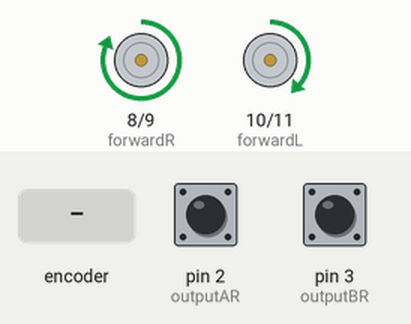
A sketch run on a simulated Arduino Uno, built with avr-gcc and run on an emulated ATmega328P. On the bench: motor-driver pin pairs drawn as motors (green arrow = first pin HIGH = forward, orange = second pin HIGH = backward, longer = more drive). The test bench sets the inputs (shaded band); at power-on: pin 2 (outputAR) HIGH, pin 3 (outputBR) HIGH. What the sketch prints to the serial monitor is not drawn.

Above: at 1.29 s.
1.3 s: rotary encoder on pin 2 (outputAR) / pin 3 (outputBR) turned 3 steps (first pin leading)
At 2.26 s:
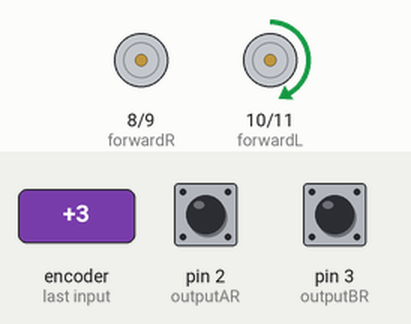
4.9 s: rotary encoder on pin 2 (outputAR) / pin 3 (outputBR) turned 1 step (first pin leading)
At 7.44 s:
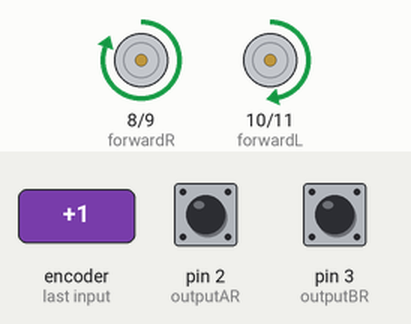
8.1 s: rotary encoder on pin 2 (outputAR) / pin 3 (outputBR) turned 3 steps (first pin leading)
At 14.95 s:
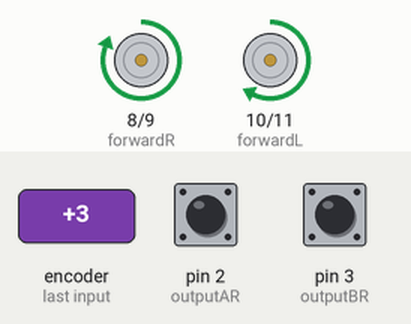
Timing chart, 0 to 26.7 s (numbered marks = the images above; inputs shaded):
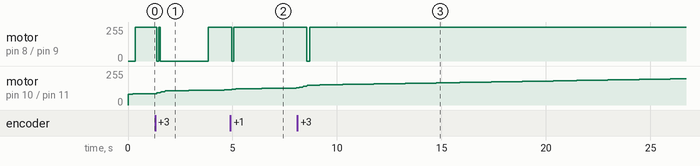

Measured:
- after the input at 1.3 s, motor on pin 8 (forwardR) / pin 9 (backwardR): forward 255/255 → stopped after 0.07 s, → forward 255/255 0.12 s later, → stopped 0.07 s later, → forward 255/255 2.3 s later
- after the input at 4.9 s, motor on pin 8 (forwardR) / pin 9 (backwardR): forward 255/255 → stopped after 0.06 s, → forward 255/255 0.09 s later
- after the input at 8.1 s, motor on pin 8 (forwardR) / pin 9 (backwardR): forward 255/255 → stopped after 0.46 s, → forward 255/255 0.13 s later

The sketch:

ic_PVO_CalVMet3_PR_mmps_echt_ODOM_secondgood_Robolympix_2021.ino
```cpp
#include <SimpleTimer.h>
#include <util/atomic.h>

//Variables temps
volatile double n = 0;
volatile double Te =15/1.0e3;
volatile double t0R=0, t0L=0,t0Rmarche=0,t0Lmarche=0,t0Rarret=0,t0Larret=0,t=0, dtRarret=0, dtLarret=0;
SimpleTimer timer;

//Variables stop
volatile boolean stopR = true, stopL = true;

//Variables encodeurs
#define outputAR 2
#define outputBR 3
#define outputAL 18
#define outputBL 19
volatile double xcmd=0;
volatile double ycmd=0;
volatile double anglecmd=0;
volatile double Oact = 0;
volatile double Oint = 0;
volatile double Rdist = 0;
volatile double Ldist = 0;
volatile double dist = 0;
volatile double dx = 0;
volatile double dy = 0;
volatile double x = 0;
volatile double y = 0;
volatile double Rdisti = 0;
volatile double Ldisti = 0;
volatile double prevRdist = 0;
volatile double prevLdist = 0;
volatile double prevRdisti = 0;
volatile double prevLdisti = 0;
volatile double prevdist = 0;
volatile double distUnitR = (double)PI * 40 / 600;
volatile double distUnitL = (double)PI * 40 / 1024;

//Variables moteurs
#define forwardR 8
#define backwardR 9
#define forwardL 10
#define backwardL 11
volatile double pwmRcmd = 0;
volatile double pwmLcmd = 0;
volatile double pwmOcmd = 0;
volatile double vitesseLact = 0;
volatile double vitesseRact = 0;
volatile double vitesseOact = 0;
volatile double vitesseact = 0;
volatile double vitesseLactFilter = 0;
volatile double vitesseRactFilter = 0;
volatile double prevVRact = 0;
volatile double prevVLact = 0;
volatile double prevRact = 0;
volatile double prevLact = 0;


//Variables erreurs/commandes PIDposition
volatile double Rdistacc = 0;
volatile double Ldistacc = 0;
volatile double Rdistdec = 0;
volatile double Ldistdec = 0;

volatile double Rcmd = 0;
volatile double Lcmd = 0;
volatile double Ocmd = 0;
volatile double cmd = 0;
volatile double Rerror = 0;
volatile double Lerror = 0;
volatile double sommeRerror = 0;
volatile double sommeLerror = 0;
volatile double prevRerror = 0;
volatile double prevLerror = 0;
int nbosciVR = 0;
int nbosciVL = 0;

//Variables erreurs/commandes PIDvitesse
volatile double PIDVR = 0;
volatile double PIDVL = 0;
volatile double vitesseRcmd = 0;
volatile double vitesseLcmd = 0;
volatile double prevvitesseRcmd = 0;
volatile double prevvitesseLcmd = 0;
volatile double vitesseOcmd = 0;
volatile double vitessecmd = 0;
volatile double VRerror = 0;
volatile double VLerror = 0;
volatile double prevVRerror = 0;
volatile double prevVLerror = 0;
volatile double sommeVRerror = 0;
volatile double sommeVLerror = 0;
volatile double dVRerror = 0;
volatile double dVLerror = 0;


//Variables PID orientation
volatile double pwmO = 0 ;
volatile double Oerror = 0;
volatile double prevOerror = 0;
volatile double sommeOerror = 0;
volatile double dOerror = 0;

bool inRange(volatile double val, volatile double minimum, volatile double maximum) {
  return ((minimum <= val) && (val <= maximum));
}
double sign (volatile double val){
  if (val>=0)
    return 1;
  else
    return -1;
}
//Encoder functions
void ISRtrackAR() {
  Rdisti += (digitalRead(outputBR) == LOW) ? distUnitR : -distUnitR;
}
void ISRtrackBR() {
  Rdisti += (digitalRead(outputAR) == LOW) ? -distUnitR : distUnitR;
}

void ISRtrackAL() {
  Ldisti += ((digitalRead(outputBL) == LOW)) ? distUnitL :  -distUnitL;
}

void ISRtrackBL() {
  Ldisti += ((digitalRead(outputAL) == LOW)) ? -distUnitL :  distUnitL;
}

//Motor functions
void motorR(volatile double vR) {
  if (vR > 0) {
    analogWrite(forwardR, vR);
    analogWrite(backwardR, 0);
  }
  else {
    analogWrite(forwardR, 0);
    analogWrite(backwardR, -vR);
  }
}
void motorL(volatile double vL) {
  if (vL > 0) {
    analogWrite(forwardL, vL);
    analogWrite(backwardL, 0);
  }
  else {
    analogWrite(forwardL, 0);
    analogWrite(backwardL, -vL);
  }
}
////////////////////////////////////////////////////////////////////////
// PID Position Parameters

#define kpR 2.1
#define kpL 2 //  5.43

#define kdR 0
#define kdL 0

#define kiR 0
#define kiL 0

//PID vitesse Parameters

#define kpVR 21 //21
#define kpVL 13.75 // 13.75 // 150

#define kdVR 11 //11
#define kdVL 3.2  //3.7

#define kiVR 0.01435 //0.0143  //0.012
#define kiVL 0.00507  //0.005065

//PID orientation Parameters

#define kpO 16   // 3
#define kdO 3.5     // 2.5
#define kiO 0.003

//Marges d'erreurs

#define margePVRerror 0.8
#define margeNVRerror -0.8
#define margePVLerror 0.8
#define margeNVLerror -0.8

#define margePRerror 1.9
#define margeNRerror -1.9
#define margePLerror 1.9
#define margeNLerror -1.9

#define margePOerror 10
#define margeNOerror -10

//Vitesses/Acc max min
#define pwmRcmdmax 200
#define pwmRcmdmin 80
#define pwmLcmdmax 200
#define pwmLcmdmin 80

#define vitesseRcmdmax 6   // mm/s
#define vitesseRcmdmin 6  // mm/s
#define vitesseLcmdmax 6   // mm/s
#define vitesseLcmdmin 6  // mm/s

#define ARcmdmax 3.7    // mm/s²
#define ALcmdmax 3.7    // mm/s²


//////////////////////////////////////////////////////
void PIDvitesseR() {
    vitesseRact = (double) (Rdist - prevRdist); // mm/s
    stopR=!(vitesseRact!=0 && inRange(Rdist,Rdist+margePRerror,Rcmd-margePRerror));
    VRerror=vitesseRcmd-vitesseRact;
    prevRdist=Rdist;
    prevVRerror=VRerror;
     if (!inRange(VRerror,margeNVRerror,margePVRerror) && !inRange(VLerror,margeNVLerror,margePVLerror)){
      sommeVRerror += VRerror;
      prevVRerror = VRerror;
      PIDVR = (double) (kpVR * VRerror) + (kdVR * (VRerror - prevVRerror)) + kiVR * sommeVRerror;
      pwmRcmd = (pwmRcmd<-pwmRcmdmax) ? -pwmRcmdmax : PIDVR;
      pwmRcmd = (pwmRcmd>-pwmRcmdmin && pwmRcmd<0) ? -pwmRcmdmin : PIDVR;
      pwmRcmd = (pwmRcmd>0 && pwmRcmd<pwmRcmdmin) ? pwmRcmdmin : PIDVR;
      pwmRcmd = (pwmRcmd>pwmRcmdmax) ? pwmRcmdmax : PIDVR;
    }
      prevVRact = vitesseRact;
}

void PIDvitesseL() {
    vitesseLact = (double) (Ldist - prevLdist); // mm/s
    stopL=!(vitesseLact!=0 && inRange(Ldist,Ldist+margePLerror,Lcmd-margePLerror));
    prevLdist=Ldist;
    prevVLerror=VLerror;
    VLerror=vitesseLcmd-vitesseLact;
     if (!inRange(VRerror,margeNVRerror,margePVRerror) && !inRange(VLerror,margeNVLerror,margePVLerror)){
      sommeVLerror += (double) VLerror;
      prevVLerror = VLerror;
      PIDVL = (double) (kpVL * VLerror) + (kdVL * (VLerror - prevVLerror)) + kiVL * sommeVLerror;
      pwmLcmd = (pwmLcmd<-pwmLcmdmax) ? -pwmLcmdmax : PIDVL;
      pwmLcmd = (pwmLcmd>-pwmLcmdmin && pwmLcmd<0) ? -pwmLcmdmin : PIDVL;
      pwmLcmd = (pwmLcmd>0 && pwmLcmd<pwmLcmdmin) ? pwmLcmdmin : PIDVL;
      pwmLcmd = (pwmLcmd>pwmLcmdmax) ? pwmLcmdmax : PIDVL;
     }
      prevVLact = vitesseLact;
}

void PIDorientation() {
  Oerror = -Ocmd + Oact;
  sommeOerror += (double) Oerror;
  prevOerror = Oerror;
  pwmOcmd = (double) (kpO * Oerror) + (kdO * (Oerror - prevOerror)) + kiO * sommeOerror;
  if (Ocmd>=0){
    pwmRcmd -= pwmOcmd;
    pwmLcmd += pwmOcmd;
  }
  else{
    pwmRcmd += pwmOcmd;
    pwmLcmd -= pwmOcmd;
  }
    pwmRcmd = (pwmRcmd<-pwmRcmdmax) ? -pwmRcmdmax : pwmRcmd;
    pwmRcmd = (pwmRcmd>-pwmRcmdmin && pwmRcmd<0) ? -pwmRcmdmin : pwmRcmd;
    pwmRcmd = (pwmRcmd>0 && pwmRcmd<pwmRcmdmin) ? pwmRcmdmin : pwmRcmd;
    pwmRcmd = (pwmRcmd>pwmRcmdmax) ? pwmRcmdmax : pwmRcmd;
    pwmLcmd = (pwmLcmd<-pwmLcmdmax) ? -pwmLcmdmax : pwmLcmd;
    pwmLcmd = (pwmLcmd>-pwmLcmdmin && pwmLcmd<0) ? -pwmLcmdmin : pwmLcmd;
    pwmLcmd = (pwmLcmd>0 && pwmLcmd<pwmLcmdmin) ? pwmLcmdmin : pwmLcmd;
    pwmLcmd = (pwmLcmd>pwmLcmdmax) ? pwmLcmdmax : pwmLcmd;
}
bool b=true;
void PIDposition() {
   if (b){
    ATOMIC_BLOCK(ATOMIC_RESTORESTATE) {
      Rdist = Rdisti;
      Ldist = Ldisti;
    }
//PID Position Right
    prevvitesseRcmd=vitesseRcmd;
    prevRerror=Rerror;
    Rerror = Rcmd - Rdist;
    sommeRerror+=Rerror;
    vitesseRcmd=(double) (kpR*Rerror) + (kdR*(Rerror-prevRerror)) + (kiR*sommeRerror);
//Limite vitesseRcmd
    vitesseRcmd = (vitesseRcmd<-vitesseRcmdmax) ? -vitesseRcmdmax : vitesseRcmd;
    vitesseRcmd = (vitesseRcmd>-vitesseRcmdmin && vitesseRcmd<0) ? -vitesseRcmdmin : vitesseRcmd;
    vitesseRcmd = (vitesseRcmd>0 && vitesseRcmd<vitesseRcmdmin) ? vitesseRcmdmin : vitesseRcmd;
    vitesseRcmd = (vitesseRcmd>vitesseRcmdmax) ? vitesseRcmdmax : vitesseRcmd;
//Limite AccelerationR
    vitesseRcmd = (vitesseRcmd-prevvitesseRcmd<-ARcmdmax) ? prevvitesseRcmd-ARcmdmax : vitesseRcmd;
    vitesseRcmd = (vitesseRcmd-prevvitesseRcmd>ARcmdmax) ? prevvitesseRcmd+ARcmdmax : vitesseRcmd;
    PIDvitesseR();
//PID Position Left
    prevvitesseLcmd=vitesseLcmd;
    prevLerror=Lerror;
    Lerror = Lcmd - Ldist;
    sommeLerror+=Rerror;
    vitesseLcmd=(double) (kpL*Lerror) + (kdL*(Lerror-prevLerror)) + (kiL*sommeLerror);
//Limite vitesseLcmd
    vitesseLcmd = (vitesseLcmd<-vitesseLcmdmax) ? -vitesseLcmdmax : vitesseLcmd;
    vitesseLcmd = (vitesseLcmd>-vitesseLcmdmin && vitesseLcmd<0) ? -vitesseLcmdmin : vitesseLcmd;
    vitesseLcmd = (vitesseLcmd>0 && vitesseLcmd<vitesseLcmdmin) ? vitesseLcmdmin : vitesseLcmd;
    vitesseLcmd = (vitesseLcmd>vitesseLcmdmax) ? vitesseLcmdmax : vitesseLcmd;
//Limite AccelerationL
    vitesseLcmd = (vitesseLcmd-prevvitesseLcmd<-ALcmdmax) ? prevvitesseLcmd-ALcmdmax : vitesseLcmd;
    vitesseLcmd = (vitesseLcmd-prevvitesseLcmd>ALcmdmax) ? prevvitesseLcmd+ALcmdmax : vitesseLcmd;
    PIDvitesseL();
//Odométrie
    dist=(double) ((Rdist+Ldist)/2);
    Oact= Oint+(double) (Rdist-Ldist);
    vitesseact=dist-prevdist;
    prevdist=dist;
    dx=-vitesseact*sin(Oact);
    dy=vitesseact*cos(Oact);
    x+=dx;
    y+=dy;

        PIDorientation();
   }

  if (inRange(Rerror,margeNRerror,margePRerror) && inRange(Lerror,margeNLerror,margePLerror)){
          b=false;
          motorR(0);
          motorL(0);
          pwmRcmd=0;
          pwmLcmd=0;
          delay(3000);
    }
//    Rcmd+=-sign(Rdist-prevRdist)*sqrt(dx*dx+dy*dy);
//    Lcmd+=-sign(Ldist-prevLdist)*sqrt(dx*dx+dy*dy);
}
void moveto(volatile double xconsigne,volatile double yconsigne,volatile double Oconsigne){
  xcmd=xconsigne;
  ycmd=yconsigne;
  Ocmd=Oconsigne;
  if (xcmd>=0 && ycmd>=0){
    Rcmd=sqrt(xcmd*xcmd+ycmd*ycmd);
    Lcmd=sqrt(xcmd*xcmd+ycmd*ycmd);
  }
  else if (xcmd<0 && ycmd<0){
    Rcmd=-sqrt(xcmd*xcmd+ycmd*ycmd);
    Lcmd=-sqrt(xcmd*xcmd+ycmd*ycmd);
  }
}
void Go0() {
  moveto(0,204,0);
  PIDposition();
  motorR(pwmRcmd);
  motorL(pwmLcmd);
}
void Go1() {
  moveto(0,0,Oact+190*PI);
  PIDposition();
  motorR(pwmRcmd);
  motorL(pwmLcmd);
}
void setup() {
  Serial.begin(115200);

  //Command Encoders
  pinMode(outputAR, INPUT_PULLUP);
  pinMode(outputBR, INPUT_PULLUP);
  pinMode(outputAL, INPUT_PULLUP);
  pinMode(outputBL, INPUT_PULLUP);

  attachInterrupt(digitalPinToInterrupt(outputAR), ISRtrackAR, RISING);
  attachInterrupt(digitalPinToInterrupt(outputAL), ISRtrackAL, RISING);
  attachInterrupt(digitalPinToInterrupt(outputBR), ISRtrackBR, RISING);
  attachInterrupt(digitalPinToInterrupt(outputBL), ISRtrackBL, RISING);


  //Command Motors
  pinMode(forwardR, OUTPUT);
  pinMode(backwardR, OUTPUT);
  pinMode(forwardL, OUTPUT);
  pinMode(backwardL, OUTPUT);

  timer.setInterval(Te,Go0);
}
void loop() {
  if (n==0){
    timer.run();
    if (inRange(Rerror,margeNRerror,margePRerror) && inRange(Lerror,margeNLerror,margeNLerror)){
      n++;
      if (n==1){
        timer.disable(0);
        timer.restartTimer(0);
        timer.setInterval(Te,Go1);
        timer.run();
      }
  }
 }
//timer.run();
  Serial.print("Ldist= ");
  Serial.print(Ldist);
    Serial.print(" Rdist= ");
  Serial.print(Rdist);
  Serial.print("pwmLcmd= ");
  Serial.print(pwmLcmd);
  Serial.print(" vitesseLcmd= ");
  Serial.print(vitesseLcmd);
  Serial.print(" vitesseLact= ");
  Serial.print(vitesseLact);
  Serial.print(" Lerror= ");
  Serial.print(Lerror);


  Serial.print("\t\tpwmRcmd= ");
  Serial.print(pwmRcmd);
  Serial.print(" vitesseRcmd= ");
  Serial.print(vitesseRcmd);
  Serial.print(" vitesseRact= ");
  Serial.print(vitesseRact);
  Serial.print(" Rerror= ");
  Serial.print(Rerror);
  Serial.print(" Oerror= ");
  Serial.println(Oerror);

}
```
